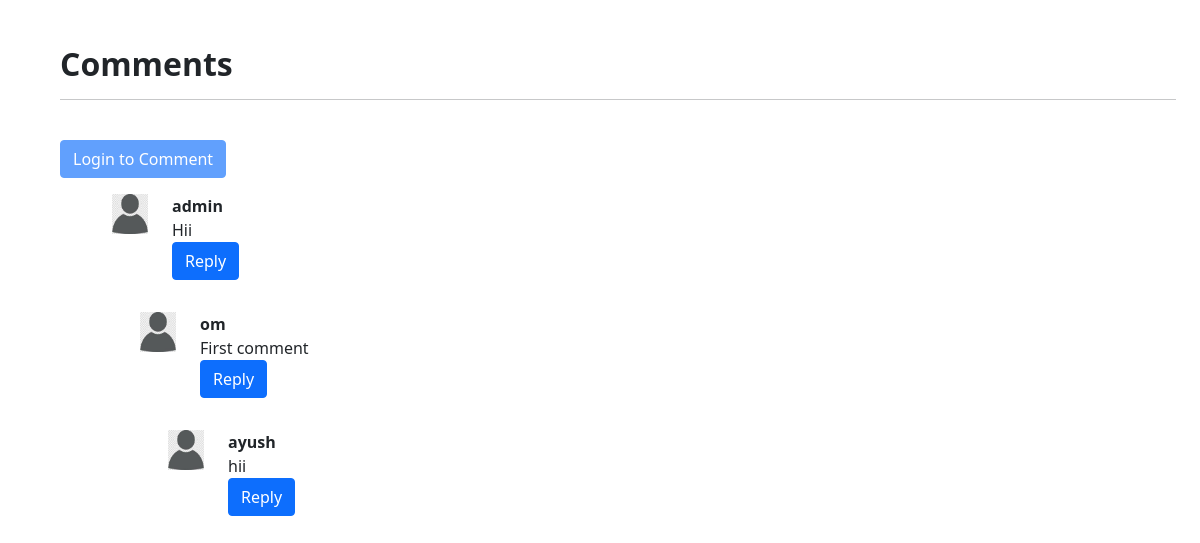
Before: /item1 (lower part) with the older database file.
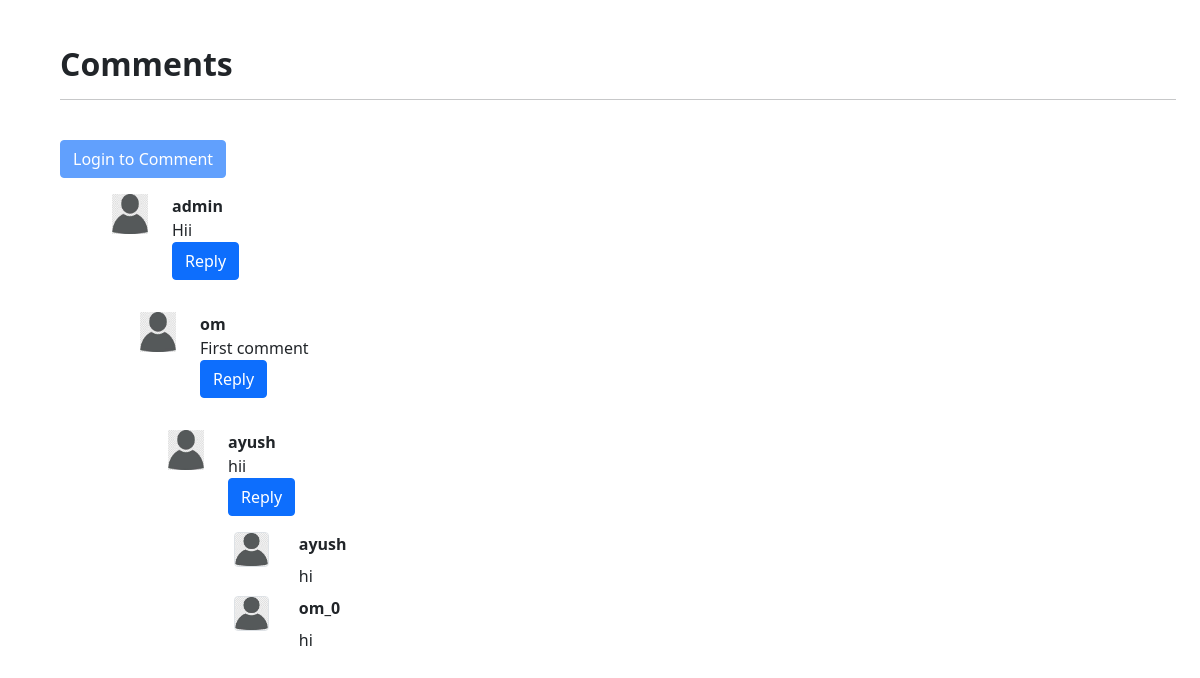
After: the same page with the newer database file.
### home/models.py (models this page shows, shortened)
class ItemComment(models.Model):
    sno=models.AutoField(primary_key=True)
    comment=models.TextField()
    user=models.ForeignKey(User,on_delete=models.CASCADE)
    item=models.ForeignKey(Item,on_delete=models.CASCADE)
    parent=models.ForeignKey('self',on_delete=models.CASCADE,null=True)
    timestamp=models.DateTimeField(default=now)

### home/views.py (the view)
# urls.py: path('<str:slug>',views.item,name='item'),
def item(request,slug):
    item= Item.objects.filter(slug=slug).first()
    comments=ItemComment.objects.filter(item=item,parent=None)
    replies=ItemComment.objects.filter(item=item).exclude(parent=None)
    replydict={}
    for reply in replies:
        if reply.parent.sno not in replydict.keys():
            replydict[reply.parent.sno]=[reply]
        else:
            replydict[reply.parent.sno].append(reply)
    context={'item':item,'comments':comments,'user':request.user,'replydict':replydict}
    return render(request,'home/item.html',context)

### home/templatetags/custom_filter.py (called while the page is built)
@register.filter(name='get_val')
def get_val(dict,key):
    return dict.get(key)

### home/templates/home/item.html (shortened to what this page needs)
{% extends 'home/index.html' %}
{% block main %}
{% load static %}
{% load custom_filter %}
<div class="container m-5">
    <h2><b>Comments</b></h2>
    <hr><br>
    {% if user.is_authenticated %}
    <form class="row g-3" action="/itemcomment" method="post">
        {% csrf_token %}
        <div class="col-md-6">
          <textarea type="textar" name="comment" placeholder="Enter your comment here" class="form-control" id="inputEmail4" cols="100" rows="3"></textarea>
        </div>
        <div class="col-12">
          <button type="submit" class="btn btn-primary">Submit</button>
        </div>
        <input type="hidden" name="item_id" value="{{item.id}}">
            <input type="hidden" name="parentsno" value="">
      </form>
      {% else %}
        <div class="col-12">
          <button type="submit" class="btn btn-primary" disabled="">Login to Comment</button>
        </div>
    {% endif %}
          {% for comment in comments %}
          <div class="container row m-3">
            <img src='{% static "home/user.jfif" %}' alt="" class="col-md-2" style="height: 40px;width: 60px;">
            <div class="col-md-10"><b>{{comment.user.username}}</b><br> {{comment.comment}}
                <div class="reply mx-0">
                <p>
                    <button class="btn btn-primary" type="submit" data-bs-toggle="collapse" data-bs-target="#replybox{{comment.sno}}" aria-expanded="false" aria-controls="replybox{{comment.sno}}">
                      Reply
                    </button>
                  </p>
                  <div class="replies my-2">
                    {% for reply in replydict|get_val:comment.sno %}
                    <div class="row">
                    <div class="col-md-1 "><img class="rounded mx-auto d-block w-75 border border secondary" src='{% static "home/user.jfif" %}'
            alt="user" ></div>
            <div class="col-md-11"><b>{{reply.user.username}}</b>
                    <div class="my-2">{{reply.comment}}</div>
            </div>
            </div>
                    {% endfor %}
                </div>
            </div>
        </div>
          {% endfor %}
</div>
{% endblock  %}

Changed rows visible on the page:
added ItemComment: user.username "ayush", comment "hi"
added ItemComment: user.username "om_0", comment "hi", shown under "ayush"
